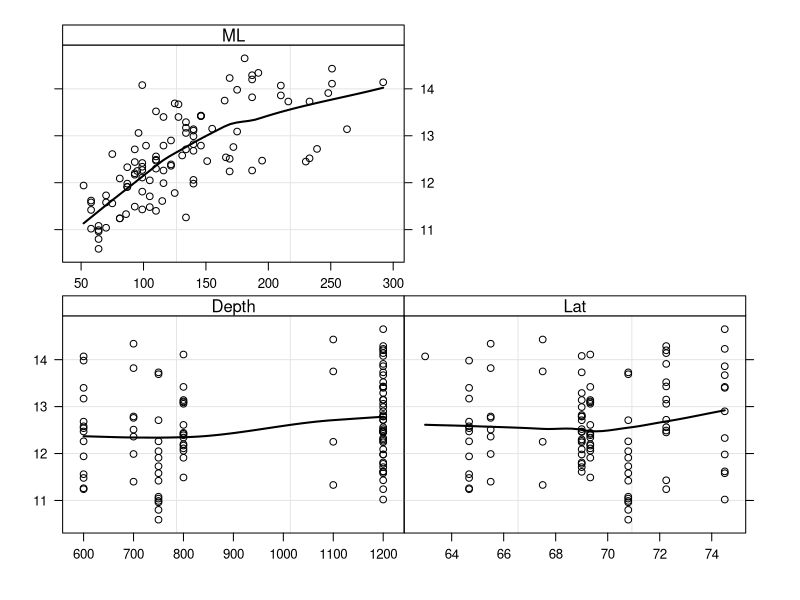
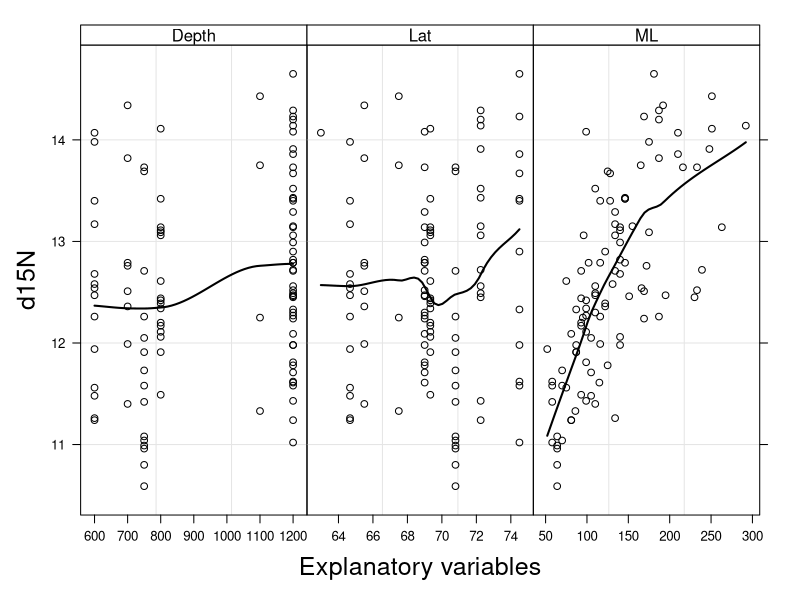

R code for these plots, in order:
setwd("//media//kswada//MyFiles//R//squid_norway")

packages <- c("dplyr", "lattice")
purrr::walk(packages, library, character.only = TRUE, warn.conflicts = FALSE)



# ------------------------------------------------------------------------------
# data:  Squid Norway
# ------------------------------------------------------------------------------
Squid <- read.table(file = "SquidNorway.txt", header = TRUE)


str(Squid)



# ------------------------------------------------------------------------------
# Data exploration:  Multipanel scatterplot
# ------------------------------------------------------------------------------
Myxyplot <- function(Z, MyV, NameY1, MyXlab = "", MyYlab="") {
  AllX  <- as.vector(as.matrix(Z[,MyV]))
  AllY  <- rep(Z[,NameY1] , length(MyV))
  AllID <- rep(MyV, each = nrow(Z))
  
  library(mgcv)
  library(lattice)
  
  P <- xyplot(AllY ~ AllX|factor(AllID), col = 1,
              xlab = list(MyXlab, cex = 1.5),
              #ylab = list("Response variable", cex = 1.5),
              #ylab = list("Pearson residuals", cex = 1.5),
              ylab = list(MyYlab, cex = 1.5),
              #layout = c(2,2),   #Modify
              strip = function(bg='white', ...) strip.default(bg='white', ...),
              scales = list(alternating = T, x = list(relation = "free"), y = list(relation = "same")),
              panel=function(x, y){
                panel.grid(h=-1, v= 2)
                panel.points(x, y, col = 1)
                panel.loess(x, y, span = 0.8,col = 1, lwd = 2)
              })
  
  print(P)
}


MyVar <- c("Lat", "Depth", "ML")


Myxyplot(Squid, MyVar, "d15N")



# -->
# Depth and latitude do not show a noticeable relationship to d15N, but there is clearly a relationship between mantle length (ML) and d15N.
# Based on the right-most panel, 2 questions arise:
#  - Is the relationship between d15N and mantle length linear or is it non-linear ?
#  - Does the heterogeneity increase for larger mantle length values ?


# ----------
Y   <- Squid$d15N
MyX <- c("Lat", "Depth", "ML")
X   <- Squid[, MyX]

AllX  <- as.vector(as.matrix(Squid[,MyX]))
AllY  <- rep(Squid[,"d15N"] , length(MyX))
AllID <- rep(MyX, each = nrow(Squid))

xyplot(AllY ~ AllX|factor(AllID), 
       col = 1,
       layout = c(3,1),
       xlab = list(label="Explanatory variables",cex = 1.5),
       ylab = list(label = "d15N", cex = 1.5),
       strip = function(bg='white', ...) strip.default(bg='white', ...),
       scales = list(alternating = T, x = list(relation = "free"), y = list(relation = "same")),
       panel=function(x, y){
         panel.grid(h=-1, v= 2)
         panel.points(x, y, col = 1)
         panel.loess(x, y, col = 1, lwd = 2)})
